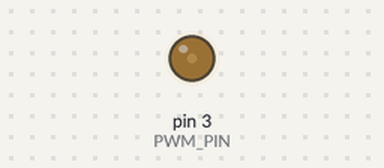
The sketch below on a simulated Arduino Uno, built with avr-gcc and run on an emulated ATmega328P. Parts: output pins drawn as LEDs (lit = HIGH).

Above: at 0.2 s.
Timing chart, 0 to 1.2 s (numbered marks = the images above):
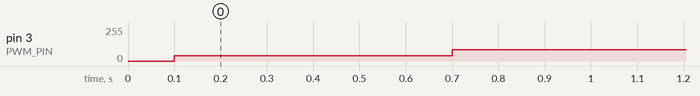

Measured:
- by itself, pin 3 (PWM_PIN): 0/255 → 41/255 at 0.10 s, → 84/255 0.60 s later

The sketch:

simple-synth.ino
```cpp
#include <avr/io.h>
#include <avr/interrupt.h>
#include <avr/pgmspace.h>


// output on arduino pin 3
#define PWM_PIN       3
#define PWM_VALUE     OCR2B
#define PWM_INTERRUPT TIMER2_OVF_vect

#define NUM_OSCILATORS 5

// General model is that we have a wavetable (below) of 256 discrete samples representing a sine wave which we play back at the desired frequency

// To play at 440 Hz (middle A) we have 440*256 = 112,640 discrete samples to play through in one second
// Consider the speed at which the interrupts are happening - 31,250 times per second
// So for each interrupt we need to jump forward 112640/31250 = 3.60448 entries in the wavetable
// We'll call that the "increment"

// More generally, each musical note can be represented as an increment. The
// best way to respresent that is to work in 16 bit using some multiple of 2
// and then shift that down so we don't lose too much resolution due to rounding.

// So, we can represent 440 Hz as 3691 = 440 * 256 * (2^10) / 31250
// More generally:
// >>> notes = [261.6, 277.2, 293.7, 311.1, 329.6, 349.2, 370.0, 392.0, 415.3, 440.0, 466.2, 493.9]
// >>> increments = [round(n * 256 * (2**10) / 31250) for n in notes]
// >>> [2194, 2325, 2464, 2610, 2765, 2929, 3104, 3288, 3484, 3691, 3911, 4143]
// TODO should we be shifting by 8 bits instead?

// Note that we only need an octave worth and then can shift up / down to get the other octaves


// A sine wave represented as 256 discrete samples
// Note that we can, and will ultimately, represent different waves (square and saw) in the same way
// >>> inc = math.pi * 2 / 256
// >>> [int(256 - (128 * (1 + math.cos(inc*i)))) for i in range(256)]
const char wavetable[] PROGMEM = {
  0, 1, 1, 1, 1, 1, 2, 2, 3, 4, 4, 5, 6, 7, 8, 9, 10, 11, 13, 14, 16, 17, 19, 20, 22, 24, 26, 28, 30, 32, 34, 36, 38, 40,
  43, 45, 47, 50, 52, 55, 57, 60, 63, 65, 68, 71, 74, 77, 80, 82, 85, 88, 91, 94, 97, 100, 104, 107, 110, 113, 116, 119,
  122, 125, 128, 132, 135, 138, 141, 144, 147, 150, 153, 157, 160, 163, 166, 169, 172, 175, 177, 180, 183, 186, 189, 192,
  194, 197, 200, 202, 205, 207, 210, 212, 214, 217, 219, 221, 223, 225, 227, 229, 231, 233, 235, 237, 238, 240, 241, 243,
  244, 246, 247, 248, 249, 250, 251, 252, 253, 253, 254, 255, 255, 256, 256, 256, 256, 256, 256, 256, 256, 256, 256, 256, 255, 255,
  254, 253, 253, 252, 251, 250, 249, 248, 247, 246, 244, 243, 241, 240, 238, 237, 235, 233, 231, 229, 227, 225, 223, 221, 219, 217,
  214, 212, 210, 207, 205, 202, 200, 197, 194, 192, 189, 186, 183, 180, 177, 175, 172, 169, 166, 163, 160, 157, 153, 150, 147, 144,
  141, 138, 135, 132, 129, 125, 122, 119, 116, 113, 110, 107, 104, 100, 97, 94, 91, 88, 85, 82, 80, 77, 74, 71, 68, 65, 63, 60,
  57, 55, 52, 50, 47, 45, 43, 40, 38, 36, 34, 32, 30, 28, 26, 24, 22, 20, 19, 17, 16, 14, 13, 11, 10, 9, 8, 7, 6,
  5, 4, 4, 3, 2, 2, 1, 1, 1, 1, 1
};


// oscilator tracks where we're currently at in the wavetable. On each interrupt we add the increment to that
// to give the new wavetable position.
// NOTE we use 16 bits for each of the below to maintain resolution and will then
// shift it down at the final step - TODO is there a way to just use the msb?
typedef struct
{
   uint16_t oscilator;
   uint16_t increment;
} Oscilator;

// we run NUM_OSCILATORS oscilators for polyphonic audio
Oscilator volatile oscilators[NUM_OSCILATORS];


void audioOn() {
  // set up Timer 2 to handle our PWM
  // we use the interrupt to trigger the generation of samples
  // we use the pwm for outputs
  // Set up PWM to 31.25kHz, phase accurate
  // phase accurute = runs fom 0 -> 255 -> back to down 0 again

  // COM2B1 = Clear OC2B on Compare Match
  // WGM20  = PWM, Phase Correct
  // CS20   = No prescaling
  TCCR2A = _BV(COM2B1) | _BV(WGM20);
  TCCR2B = _BV(CS20);
  TIMSK2 = _BV(TOIE2);
}


// -----------------------------------------------------------------------------


void setup() {
  pinMode(PWM_PIN, OUTPUT);
  audioOn();
}


void loop() {
  // no-op (for the moment)
  // we'll handle the midi notes / updating variables that start/stop oscilators etc here

  oscilators[0].increment = 1097; // C3
  oscilators[1].increment = 1305; // E
  oscilators[2].increment = 1552; // G
  oscilators[3].increment = 2194; // C4
  delay(100);

  oscilators[0].increment = 0; // C3
  oscilators[1].increment = 0; // E
  oscilators[2].increment = 0; // G
  oscilators[3].increment = 0; // C4
  delay(500);
}


ISR(PWM_INTERRUPT)
{
  // We have a timer which interrupts us 31250 times per second. Each time that happens we calculate the
  // amplitude of the wave and set that as the PWM duty cycle value.
  // TODO does this need to be halfed along the way because of the phase accurate PWM setting?

  uint8_t output = 0;

  // increment all the oscilators
  oscilators[0].oscilator += oscilators[0].increment;
  oscilators[1].oscilator += oscilators[1].increment;
  oscilators[2].oscilator += oscilators[2].increment;
  oscilators[3].oscilator += oscilators[3].increment;
  oscilators[4].oscilator += oscilators[4].increment;

  // put together in the output
  output += (pgm_read_byte(&wavetable[(oscilators[0].oscilator >> 10)])>>1);
  output += (pgm_read_byte(&wavetable[(oscilators[1].oscilator >> 10)])>>1);
  output += (pgm_read_byte(&wavetable[(oscilators[2].oscilator >> 10)])>>1);
  output += (pgm_read_byte(&wavetable[(oscilators[3].oscilator >> 10)])>>1);
  output += (pgm_read_byte(&wavetable[(oscilators[4].oscilator >> 10)])>>1);

  PWM_VALUE = output;
}
```
